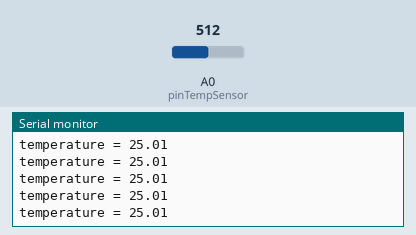
Simulated run of this sketch. Board: Arduino Uno, built with avr-gcc and run on an emulated ATmega328P. On the bench: the last lines printed to the serial monitor. The inputs (shaded band) are chosen by the test bench; at power-on: A0 (pinTempSensor) = 512.

Above: at 1.2 s.
1.3 s: A0 (pinTempSensor) set to 716
At 1.32 s:
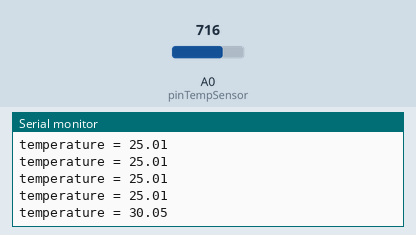
2.8 s: A0 (pinTempSensor) set to 900
At 2.83 s:
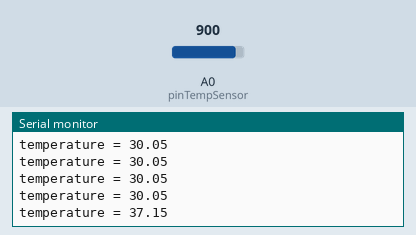
Timing chart, 0 to 5.8 s (numbered marks = the images above; inputs shaded):
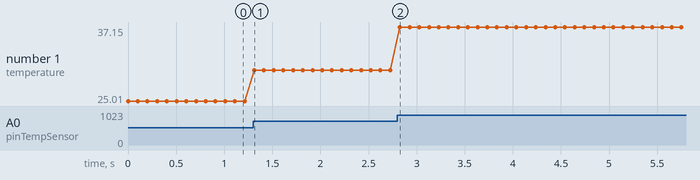

The sketch:

basecode.ino
```cpp
#include <math.h>
const int B = 4275000; // B value of the thermistor
const int R0 = 100000; // R0 = 100k
const int pinTempSensor = A0; // Grove - Temperature Sensor connect to A0

void setup()
{
  Serial.begin(9600);
}

void loop()
{
  int a = analogRead(pinTempSensor);
  float R = 1023.0/a-1.0;
  R = R0*R;
  float temperature = 1.0/(log(R/R0)/B+1/298.15)-273.15; // convert to temperature via datasheet
  Serial.print("temperature = ");
  Serial.println(temperature);
  delay(100);
}
```

Measured:
- after the input at 1.3 s, the serial monitor: prints a new line at once (image 1)
- after the input at 2.8 s, the serial monitor: prints a new line at once (image 2)
- plotted number 1: 25.01 → 30.05 after the input at 1.3 s, 30.05 → 37.15 after the input at 2.8 s
